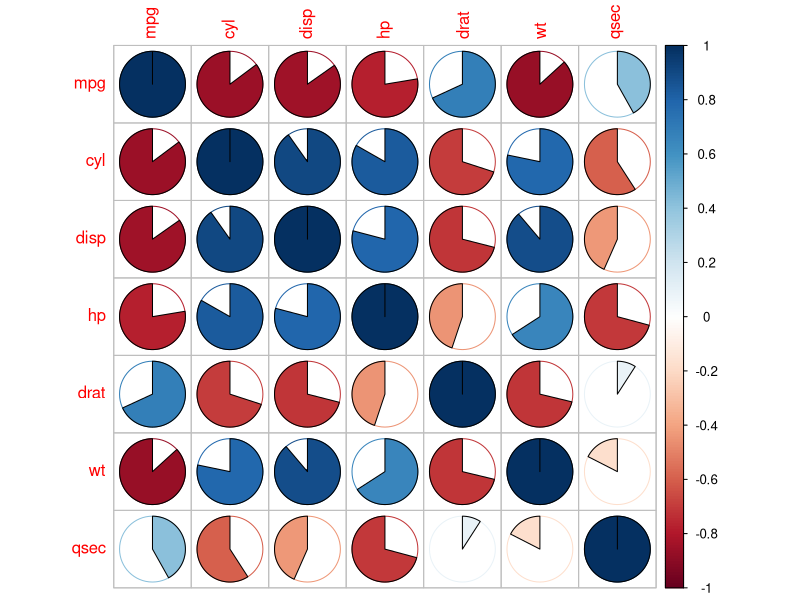

Source code (R):
data(mtcars)
head(mtcars)
input<-mtcars
input$am <- as.factor(input$am)
levels(input$am) <-c("AT", "MT") 
fit<-lm(mpg~am,data=input)
summary(fit)
m3 <- lm(mpg ~ hp + am + wt, data = mtcars)
summary(m3)
d<-mtcars[c(-11,-10, -9,-8)]
d
cr<-cor(d)
library(corrplot) 
corrplot(cr,method="pie")